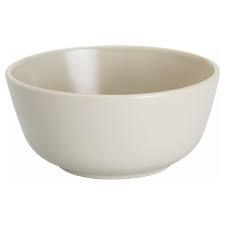
#> input picture test_images/bowls/01.jpeg, 225 x 225 px; its folder holds only this picture in this run
$ jupyter execute --allow-errors Bowl_vase_classfier.ipynb   (shell and % lines are left out)   (older library calls are emulated)
#> lines starting #> are read from the running program, lines starting #| are printed output that depends on the picture
[cell 1]
import cv2
import numpy as np
import matplotlib.pyplot as plt
import matplotlib.image as mpimg
import glob

from sklearn.model_selection import StratifiedShuffleSplit
from sklearn.preprocessing import StandardScaler


from keras.models import Sequential
from keras.layers import Conv2D, MaxPooling2D, Dense, Dropout, Flatten

[cell 2]
# Store bowls and vases names into lists
bowls = glob.glob("Borges_assessment_data/datadir/bowl/png/*")
vases = glob.glob("Borges_assessment_data/datadir/vase/png/*")
print("There are {} bowls".format(len(bowls)),
     "\nThere are {} vases".format(len(vases)))

## Data Exploration

[cell 3]
# Explore data
np.random.seed(42)
# randomly generate a number and select an image to show
#> (the rest of this cell did not finish here and is left out)

## Data preparation
### feature engineering: use shape feature as representation
perform Sobel algorithm for edge detection, use gradient magnitude and scale to (0,1)

[cell 4]
# Preprocessing
def preprocess(image_name, resize = 64, training_mode = False):
    """
    Crop(conditional), resize, convert to grayscale, detect edge, and return the scaled gradient magnitude

    Params:
    image_name: the name of image
    resize: resize the image
    training_mode: mode control, if True, cropping the bowl images

    return: scaled gradient magnitude (shape feature ranged(0,1))
    """
#> called with image_name = './test_images/bowls/01.jpeg', resize = 64, training_mode = False
    img = mpimg.imread(image_name)
#> img is the input picture: shape (225, 225, 3); mean R, G, B 230.1, 227.4, 221.9
    # Crop the empty margins for bowl images in training
    if training_mode and 'bowl' in image_name:
        img = img[50:-50, 30:-30]
    # Resize
    img = cv2.resize(img, (resize,resize), interpolation=cv2.INTER_LINEAR)
#> img: shape (64, 64, 3)
    # convert to GRAY
    if img.shape[-1]==4:  # RGBA to GRAY
        gray = cv2.cvtColor(img, cv2.COLOR_RGBA2GRAY)
    elif img.shape[-1]==3: # RGB to GRAY
        gray = cv2.cvtColor(img, cv2.COLOR_RGB2GRAY)
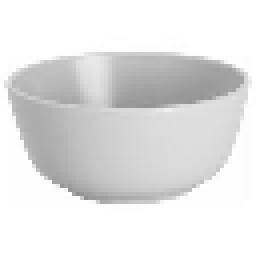
#> gray: shape (64, 64) (shown 4 times larger); min 141, max 255, mean 227.5
    # Edge detection with Sobel
    sobelx = cv2.Sobel(gray, cv2.CV_64F, 1, 0, ksize=3)
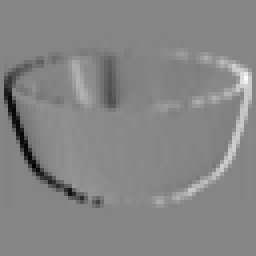
#> sobelx: shape (64, 64) float64 (shown 4 times larger); min -307, max 280, mean 0; drawn with min black and max white
    sobely = cv2.Sobel(gray, cv2.CV_64F, 0, 1, ksize=3)
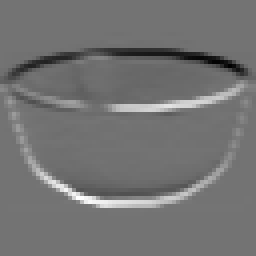
#> sobely: shape (64, 64) float64 (shown 4 times larger); min -347, max 421, mean 0; drawn with min black and max white
    # Get the gradient magnitude
    sobel = np.sqrt(sobelx**2+sobely**2)
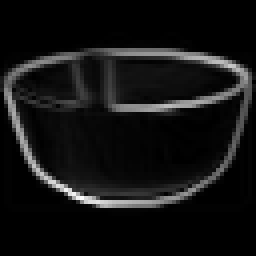
#> sobel: shape (64, 64) float64 (shown 4 times larger); min 0, max 463.4, mean 34.9; drawn with min black and max white
    return sobel/sobel.max()

# Test the function
def test_preprocess(image, save_fig=False):
    test_image = image
    resized = preprocess(test_image, resize=64, training_mode=True)
    plt.subplot(121)
    plt.imshow(mpimg.imread(test_image), cmap='gray'), plt.title('Original')
    plt.subplot(122)
    plt.imshow(resized, cmap='gray'), plt.title('shape feature')
    if save_fig is True:
        plt.savefig('./output_images/preprocessed_image.png')
#> (the rest of this cell did not finish here and is left out)

### Prepare training data
Store data in X(inputs) and y(output), and split data into training and testing datasets

[cell 5]
# Prepare training data
# Store preprocessed images into an array as inputs
# Use 0 to denote a bowl and 1 to denote a vase
X = []  # store image data
y = []  # store labels, 0:bowl, 1:vase
resize = 64
# Iterate all images for preprocessing
for image_name in bowls+vases:
    processed = preprocess(image_name, resize=resize, training_mode=True)
    X.append(processed)
# Stack the processed images in array and reshape to trainable format
#> (the rest of this cell did not finish here and is left out)

[cell 6]
# Data split

#Params
test_size = 0.1
random_state = 42
nb_splits = 1

# Get train, test index and split data
cv = StratifiedShuffleSplit(n_splits=nb_splits, test_size=test_size, random_state=random_state)
#> (the rest of this cell did not finish here and is left out)

## Build a model with keras
### Train the model and save the mode

[cell 7]
# Build a model and train the network
epochs = 5
batch_size = 64

#> (the rest of this cell did not finish here and is left out)

## Test the model
### Test with testing data

#> (a cell that did not finish here is left out)

### Test with downloaded images

[cell 9]
# Evaluate on images downloaded from google images
test_bowls = glob.glob('./test_images/bowls/*')
test_vases = glob.glob('./test_images/vases/*')
# Store images and labels into two arrays
X_eval = [preprocess(image, resize=resize) for image in test_bowls+test_vases]
#> X_eval = 1 item
X_eval = np.stack(X_eval)
X_eval = X_eval.reshape(-1,resize,resize,1)
print("Evaluating", X_eval.shape[0], "downloaded images",
     "with values between", (X_eval.min(), X_eval.max()))
#| Evaluating 1 downloaded images with values between (0.0, 1.0)
y_eval = np.hstack([np.zeros(len(test_bowls)), np.ones(len(test_vases))])

$ run again, on test_images/bowls/02.jpeg
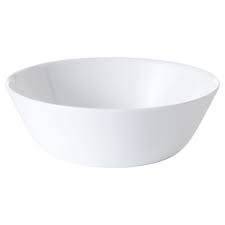
#> input picture test_images/bowls/02.jpeg, 225 x 225 px
#> in preprocess, img is the input picture: shape (225, 225, 3); mean R, G, B 244.3, 244.7, 246.4
#> img: shape (64, 64, 3)
#> in preprocess, `sobely = cv2.Sobel(gray, cv2.CV_64F, 0, 1, ksize=3)`:
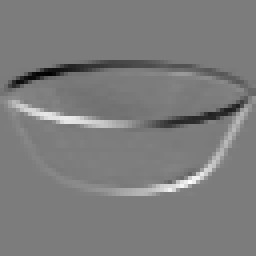
#> sobely: shape (64, 64) float64 (shown 4 times larger); min -236, max 246, mean 0; drawn with min black and max white
#> in preprocess, `sobel = np.sqrt(sobelx**2+sobely**2)`:
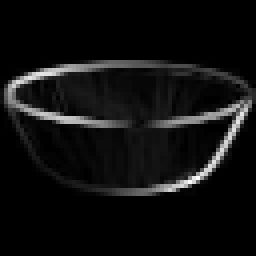
#> sobel: shape (64, 64) float64 (shown 4 times larger); min 0, max 266.9, mean 16.5; drawn with min black and max white
#> X_eval = 1 item
#| Evaluating 1 downloaded images with values between (0.0, 1.0)

$ run again, on test_images/bowls/04.jpeg
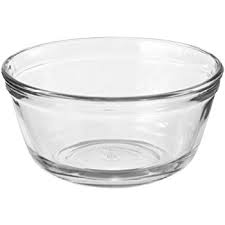
#> input picture test_images/bowls/04.jpeg, 225 x 225 px
#> in preprocess, img is the input picture: shape (225, 225, 3); min 0, max 255, mean 235.6
#> img: shape (64, 64, 3)
#> in preprocess, `sobel = np.sqrt(sobelx**2+sobely**2)`:
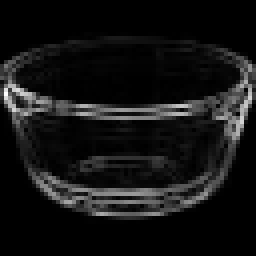
#> sobel: shape (64, 64) float64 (shown 4 times larger); min 0, max 829.5, mean 65.2; drawn with min black and max white
#> X_eval = 1 item
#| Evaluating 1 downloaded images with values between (0.0, 1.0)
